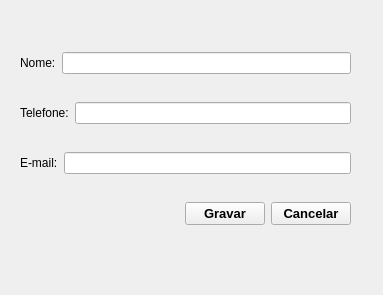
<?xml version="1.0" encoding="UTF-8"?>
<ui version="4.0">
 <class>NovoContato</class>
 <widget class="QMainWindow" name="NovoContato">
  <property name="geometry">
   <rect>
    <x>0</x>
    <y>0</y>
    <width>383</width>
    <height>295</height>
   </rect>
  </property>
  <property name="minimumSize">
   <size>
    <width>383</width>
    <height>295</height>
   </size>
  </property>
  <property name="maximumSize">
   <size>
    <width>383</width>
    <height>295</height>
   </size>
  </property>
  <property name="windowTitle">
   <string>Novo Contato</string>
  </property>
  <widget class="QWidget" name="centralwidget">
   <widget class="QWidget" name="">
    <property name="geometry">
     <rect>
      <x>20</x>
      <y>30</y>
      <width>331</width>
      <height>221</height>
     </rect>
    </property>
    <layout class="QVBoxLayout" name="verticalLayout">
     <item>
      <layout class="QHBoxLayout" name="horizontalLayout_4">
       <item>
        <widget class="QLabel" name="label">
         <property name="text">
          <string>Nome:</string>
         </property>
        </widget>
       </item>
       <item>
        <widget class="QLineEdit" name="txtNome"/>
       </item>
      </layout>
     </item>
     <item>
      <layout class="QHBoxLayout" name="horizontalLayout_3">
       <item>
        <widget class="QLabel" name="label_2">
         <property name="text">
          <string>Telefone:</string>
         </property>
        </widget>
       </item>
       <item>
        <widget class="QLineEdit" name="txtTel"/>
       </item>
      </layout>
     </item>
     <item>
      <layout class="QHBoxLayout" name="horizontalLayout_2">
       <item>
        <widget class="QLabel" name="label_3">
         <property name="text">
          <string>E-mail:</string>
         </property>
        </widget>
       </item>
       <item>
        <widget class="QLineEdit" name="txtMail"/>
       </item>
      </layout>
     </item>
     <item>
      <layout class="QHBoxLayout" name="horizontalLayout">
       <item>
        <spacer name="horizontalSpacer">
         <property name="orientation">
          <enum>Qt::Horizontal</enum>
         </property>
         <property name="sizeHint" stdset="0">
          <size>
           <width>40</width>
           <height>20</height>
          </size>
         </property>
        </spacer>
       </item>
       <item>
        <widget class="QPushButton" name="btnGrav">
         <property name="font">
          <font>
           <pointsize>10</pointsize>
           <bold>true</bold>
          </font>
         </property>
         <property name="text">
          <string>Gravar</string>
         </property>
        </widget>
       </item>
       <item>
        <widget class="QPushButton" name="btnCanc">
         <property name="font">
          <font>
           <pointsize>10</pointsize>
           <bold>true</bold>
          </font>
         </property>
         <property name="text">
          <string>Cancelar</string>
         </property>
        </widget>
       </item>
      </layout>
     </item>
    </layout>
   </widget>
  </widget>
 </widget>
 <resources/>
 <connections/>
</ui>
